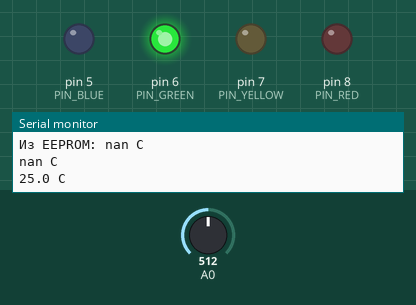
This sketch was run on a simulated Arduino Nano, built with avr-gcc and run on an emulated ATmega328P. Parts: output pins drawn as LEDs (lit = HIGH), the last lines printed to the serial monitor. The test bench sets the inputs (shaded band); at power-on: A0 = 512. EEPROM starts erased.

Above: at 1.8 s.
1.9 s: A0 set to 556
4.2 s: A0 set to 588
At 7.1 s:
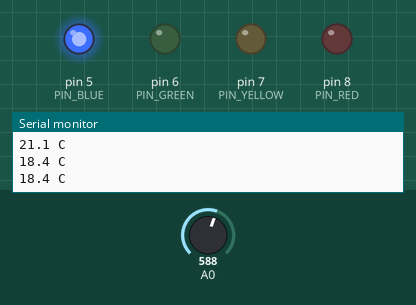
7.5 s: A0 set to 306
At 9.8 s:
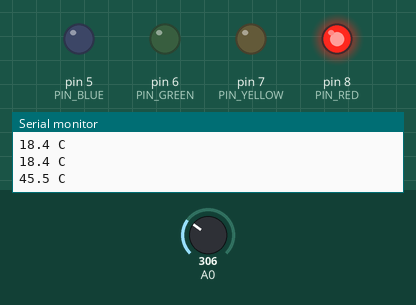
10.5 s: A0 set to 343
13.2 s: A0 set to 365
At 16.2 s:
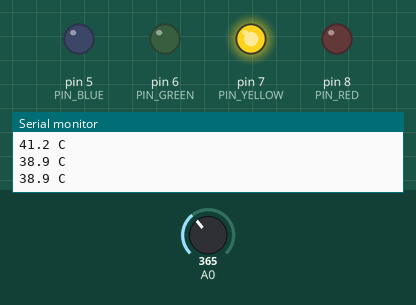
16.5 s: A0 set to 440
19.2 s: A0 set to 467
At 22.0 s:
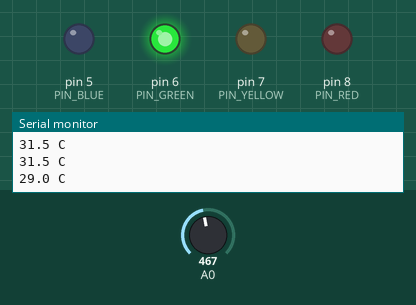
Timing chart, 0 to 23.5 s (numbered marks = the images above; inputs shaded):
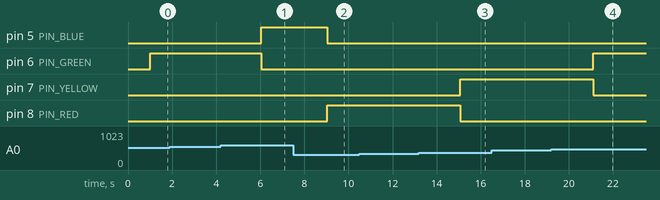

The sketch:

sketch.ino
```cpp
#include <EEPROM.h>

#define PIN_BLUE   5
#define PIN_GREEN  6
#define PIN_YELLOW 7
#define PIN_RED    8

const float BETA = 3950;

float readTemp() {
  int raw = analogRead(A0);
  return 1.0 / (log(1.0 / (1023.0 / raw - 1)) / BETA + 1.0 / 298.15) - 273.15;
}

float readFromEEPROM() {
  float t;
  EEPROM.get(0, t);
  return t;
}

void setup() {
  Serial.begin(9600);
  for (int p = 5; p <= 8; p++) pinMode(p, OUTPUT);
  Serial.print("Из EEPROM: ");
  Serial.print(readFromEEPROM(), 1);
  Serial.println(" C");
}

void loop() {
  float t = readFromEEPROM();

  digitalWrite(PIN_BLUE,   t < 20);
  digitalWrite(PIN_GREEN,  t >= 20 && t < 30);
  digitalWrite(PIN_YELLOW, t >= 30 && t < 40);
  digitalWrite(PIN_RED,    t >= 40);

  Serial.print(t, 1);
  Serial.println(" C");

  EEPROM.put(0, readTemp());

  delay(1000);
}
```

Measured:
- the behaviour switches between 569 and 570 on A0 (found by bisection; images 0 and 1)
- the behaviour switches between 354 and 355 on A0 (found by bisection; images 2 and 3)
- the behaviour switches between 455 and 456 on A0 (found by bisection; images 3 and 4)
- after the input at 4.2 s, pin 5 (PIN_BLUE): LOW → HIGH after 1.8 s; pin 6 (PIN_GREEN): HIGH → LOW after 1.8 s
- after the input at 7.5 s, pin 5 (PIN_BLUE): HIGH → LOW after 1.5 s; pin 8 (PIN_RED): LOW → HIGH after 1.5 s
- after the input at 13.2 s, pin 7 (PIN_YELLOW): LOW → HIGH after 1.9 s; pin 8 (PIN_RED): HIGH → LOW after 1.9 s
- after the input at 19.2 s, pin 6 (PIN_GREEN): LOW → HIGH after 1.9 s; pin 7 (PIN_YELLOW): HIGH → LOW after 1.9 s
